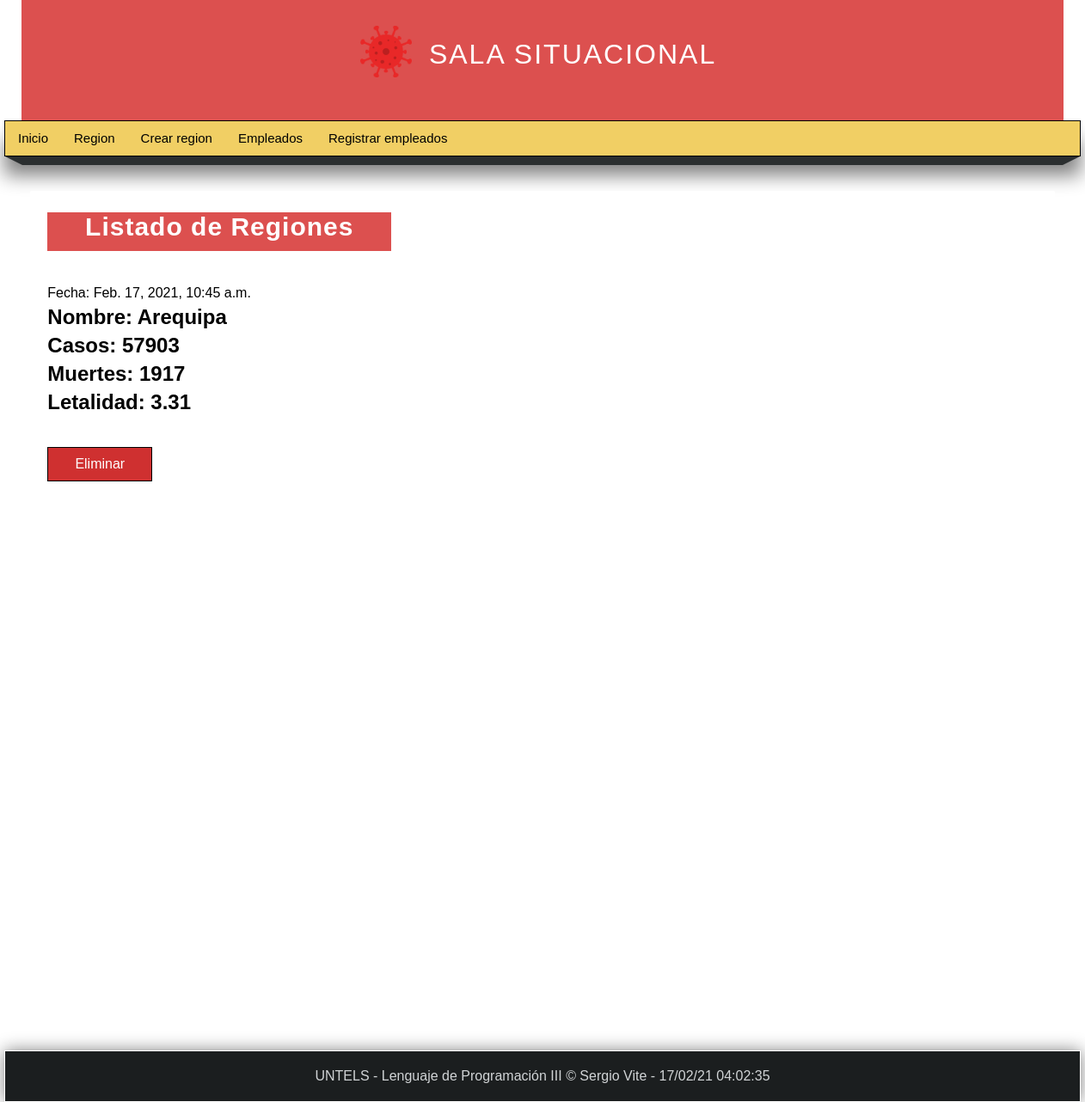
The app's page /listar_region with its own data.
### miapp/models.py (models this page shows)
class Region(models.Model):
    date = models.DateTimeField(auto_now_add=True, verbose_name="Fecha")
    name = models.CharField(max_length=20, verbose_name="Nombre")
    image = models.ImageField(default='null', verbose_name="Miniatura", upload_to="regiones")
    cases = models.CharField(max_length=10, verbose_name="Casos")
    deaths = models.CharField(max_length=10, verbose_name="Muertes")
    cases = models.CharField(max_length=10, verbose_name="Casos")
    estado = models.CharField(max_length= 1, verbose_name="Estado")
    lethality = models.CharField(max_length=4, verbose_name="Letalidad")
    actualizado = models.DateTimeField(auto_now=True, verbose_name="Editado")
    class Meta:
        verbose_name = "Region"
        verbose_name_plural = "Regiones"

### miapp/views.py (the view)
# urls.py: path('listar_region', views.listar_region, name="listar_region"),
def listar_region(request):
    regiones = Region.objects.all()
    """
    regiones = Region.objects.filter(
        Q(nombre__contains="Py") |
        Q(nombre__contains="Hab")
    )
    """
    return render(request, 'listar_region.html',{
        'regiones': regiones,
        'titulo': 'Listado de Regiones'
    })

### miapp/templates/listar_region.html (shortened to what this page needs)
{% extends 'layout.html' %}
{% block content %}
    <h1 class="title"> {{titulo}} </h1>
    {% for region in regiones %}
        <div class="region-item">
            {% if region.imagen != 'null' %}
                <div class="image">
                    <br>
                </div>
            {% endif %}
            <div >
                <br>
                <span class="date">
                    Fecha: {{region.date}}
                </span>
                <h2>
                    Nombre: {{region.name}}
                </h2>
                <h2>
                    Casos: {{region.cases}}
                </h2>
                <h2>
                    Muertes: {{region.deaths}}
                </h2>
                <h2>
                    Letalidad: {{region.lethality}}
                </h2>
                <p>
                    <br>
                    <a href="{% url 'eliminar_region' id=region.id %}" class="btn btn-delete">
                        Eliminar
                    </a>
                </p>
            </div>
        </div>
    {% endfor %}
{% endblock content %}

### miapp/static/css/style.css (style rules this page uses)
* { margin: 0px; padding: 0px; font-family: 'Franklin Gothic Medium', 'Arial Narrow', Arial, sans-serif; text-decoration: none; }
.box p, .box h2, .box h3, .box ul { margin-bottom: 5px; margin-top: 5px; }
body { background-color: white; }
.title { color:white; background: #DC504F; width: 400px; height: 45px; text-align: center; letter-spacing: 1px; font-size: 30px; margin-bottom: 4px; margin-top: 5px; }
.btn { padding: 10px; background: rgb(207, 48, 48); color: white; border: 1px solid black; display: block; margin-top: 15px; width: 100px; text-align: center; }

### records on screen
Region: date "Feb. 17, 2021, 10:45 a.m.", name "Arequipa", cases "57903", deaths "1917", lethality "3.31"

### other values on screen
{{ titulo }} "Listado de Regiones"
